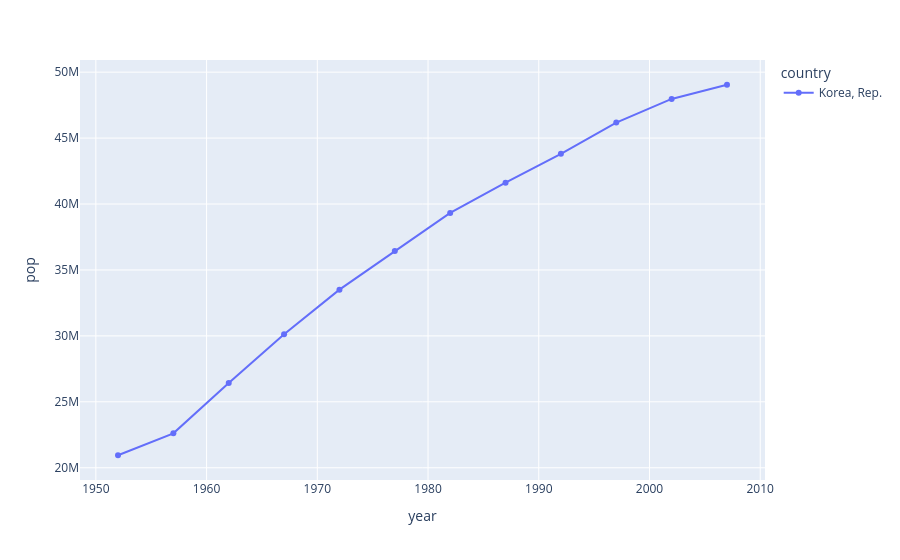

The cell this chart's notebook holds for it:
### Code cell
px.line(gap_df.query("country == 'Korea, Rep.'"), x='year', y='pop', color='country',symbol='country')

### Figure 1 — Plotly figure (JSON) as saved in the notebook; plotly's stock layout.template omitted (floating-point values rounded to 4 significant figures)
{"data": [{"hovertemplate": "country=Korea, Rep.<br>year=%{x}<br>pop=%{y}<extra></extra>", "legendgroup": "Korea, Rep.", "line": {"color": "#636efa", "dash": "solid"}, "marker": {"symbol": "circle"}, "mode": "lines+markers", "name": "Korea, Rep.", "orientation": "v", "showlegend": true, "type": "scatter", "x": [1952, 1957, 1962, 1967, 1972, 1977, 1982, 1987, 1992, 1997, 2002, 2007], "xaxis": "x", "y": [20947571, 22611552, 26420307, 30131000, 33505000, 36436000, 39326000, 41622000, 43805450, 46173816, 47969150, 49044790], "yaxis": "y"}], "layout": {"legend": {"title": {"text": "country"}, "tracegroupgap": 0}, "margin": {"t": 60}, "xaxis": {"anchor": "y", "domain": [0, 1], "title": {"text": "year"}}, "yaxis": {"anchor": "x", "domain": [0, 1], "title": {"text": "pop"}}}}
